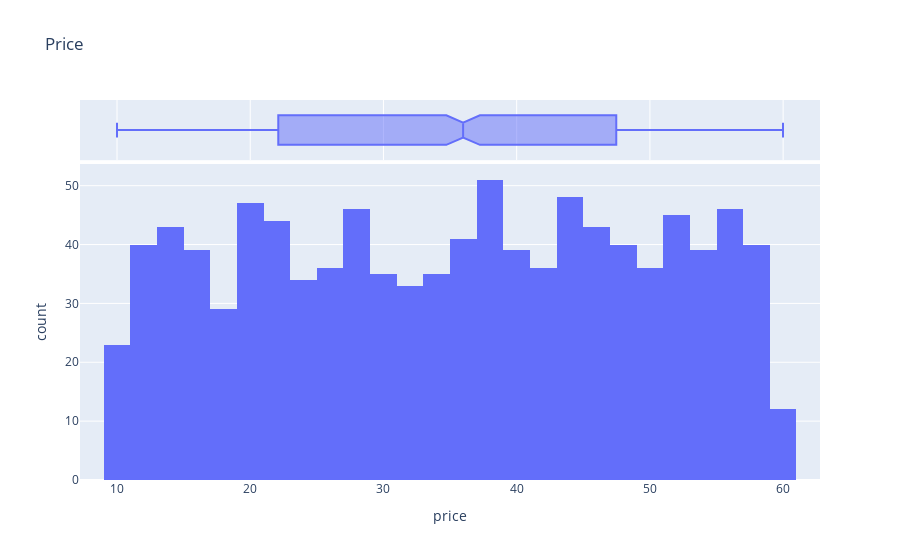

The notebook cell saved with this chart:
### Code cell
#Another price distribution analysis
fig = px.histogram(data, x= 'price', title='Price', marginal="box", hover_data = data[['name']])
fig.show()

### Figure 1 — Plotly figure (JSON) as saved in the notebook; plotly's stock layout.template omitted (floating-point values rounded to 4 significant figures; data arrays with more than 128 entries replaced by an {"elided": "..."} marker saying what was removed)
{"data": [{"alignmentgroup": "True", "bingroup": "x", "hovertemplate": "price=%{x}<br>count=%{y}<extra></extra>", "legendgroup": "", "marker": {"color": "#636efa", "pattern": {"shape": ""}}, "name": "", "offsetgroup": "", "orientation": "v", "showlegend": false, "type": "histogram", "x": {"elided": "1000 float values"}, "xaxis": "x", "yaxis": "y"}, {"alignmentgroup": "True", "customdata": {"elided": "1000x1 str values"}, "hovertemplate": "price=%{x}<br>name=%{customdata[0]}<extra></extra>", "legendgroup": "", "marker": {"color": "#636efa"}, "name": "", "notched": true, "offsetgroup": "", "showlegend": false, "type": "box", "x": {"elided": "1000 float values"}, "xaxis": "x2", "yaxis": "y2"}], "layout": {"barmode": "relative", "legend": {"tracegroupgap": 0}, "title": {"text": "Price"}, "xaxis": {"anchor": "y", "domain": [0, 1], "title": {"text": "price"}}, "xaxis2": {"anchor": "y2", "domain": [0, 1], "matches": "x", "showgrid": true, "showticklabels": false}, "yaxis": {"anchor": "x", "domain": [0, 0.8316], "title": {"text": "count"}}, "yaxis2": {"anchor": "x2", "domain": [0.8416, 1], "matches": "y2", "showgrid": false, "showline": false, "showticklabels": false, "ticks": ""}}}
